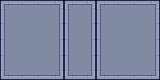

A 2D game scene composited from a Tiled map and its tileset images. What follows is a short description and the map's XML, with every tile layer's data as written:
An orthogonal 10x5 tile map with 16x16 px tiles, 1 tile layer (Calque de Tuiles 1).

<map version="1.10" tiledversion="1.10.2" orientation="orthogonal" renderorder="right-down" width="10" height="5" tilewidth="16" tileheight="16" infinite="0" nextlayerid="2" nextobjectid="1">
 <editorsettings>
  <export target="floorTest.csv" format="csv" />
 </editorsettings>
 <tileset firstgid="1" source="Floor.tsx" />
 <layer id="1" name="Calque de Tuiles 1" width="10" height="5">
  <data encoding="csv">
1,2,2,3,1,3,1,2,2,3,
5,6,6,7,5,7,5,6,6,7,
5,6,6,7,5,7,5,6,6,7,
5,6,6,7,5,7,5,6,6,7,
9,10,10,11,9,11,9,10,10,11
</data>
 </layer>
</map>
